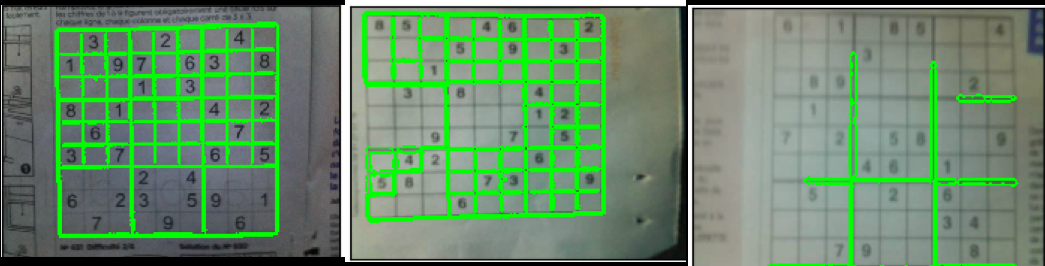
#> input picture report/images/bad_images.png, 1045 x 266 px
$ python -i prob_hough.py   (imports and definitions only)
#> lines starting #> are read from the running program, lines starting #| are printed output that depends on the picture; after the words box and inside, x2 and y2 are one past the last pixel; in counts of white or black regions, pixels touching at a corner belong together
#> further down, picture is the input picture: shape (266, 1045, 3); mean B, G, R 105.9, 139.4, 104.5
import fnmatch
import os
import cv2
import numpy as np
from matplotlib import pyplot as plt


#   Extracts all the .jpg files in a directory and returns it as a list.
# [17 lines left out: functions get_list_of_files, distance_between, not called in this run]


def preprocess_image(img):
    # Convert the image to gray-scale
    gray_scale = cv2.cvtColor(img, cv2.COLOR_BGR2GRAY)
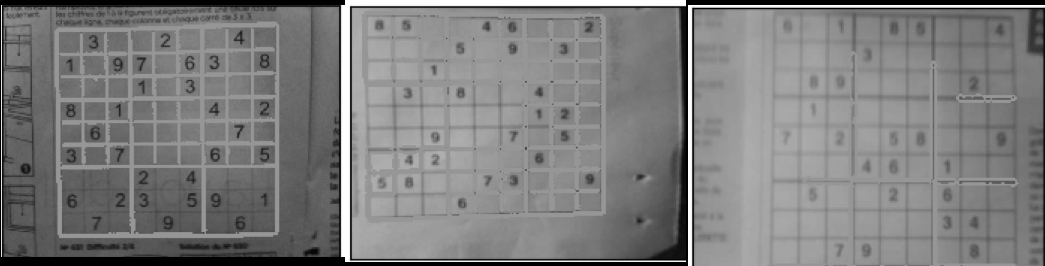
#> gray_scale: shape (266, 1045); min 0, max 255, mean 125.2

    # Smooth it
    # blured_gray = cv2.GaussianBlur(gray_scale, (3, 3), 0)
    blured_gray = cv2.GaussianBlur(gray_scale, (11, 11), 0)
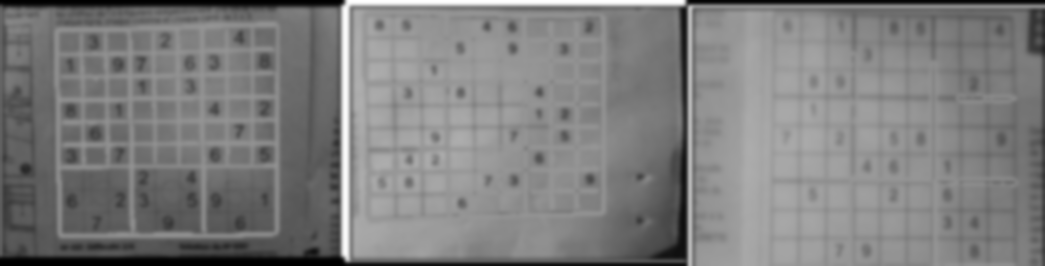
#> blured_gray: shape (266, 1045); min 0, max 255, mean 125.3

    # Apply adaptive threshold
    thresh = cv2.adaptiveThreshold(blured_gray, 255,
                                   cv2.ADAPTIVE_THRESH_MEAN_C,
                                   cv2.THRESH_BINARY, 5, 2)
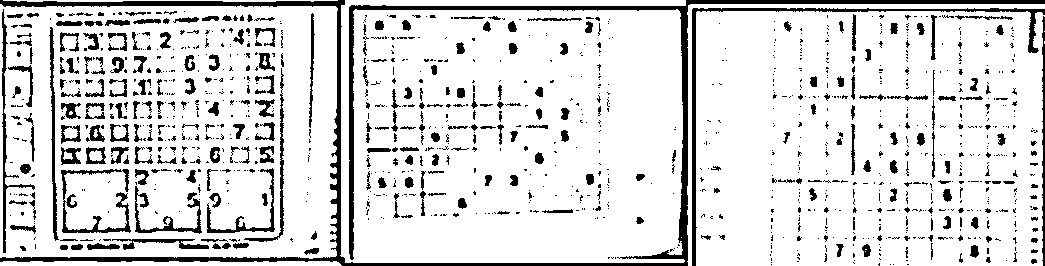
#> thresh: shape (266, 1045); 86% white; 1177 black regions (902 under 20 px), largest, box (x1, y1, x2, y2) and area: (0, 0, 1045, 266) 11266, (692, 8, 1045, 266) 2229, (61, 169, 131, 233) 953

    # Makes the boarders white
    cv2.bitwise_not(thresh, thresh)

    # Dilate with a plus shaped kernel to connect back the disconnected parts
    kernel = np.array([[0, 1, 0],
                       [1, 1, 1],
                       [0, 1, 0]], np.uint8)

    dilated = cv2.dilate(thresh, kernel)
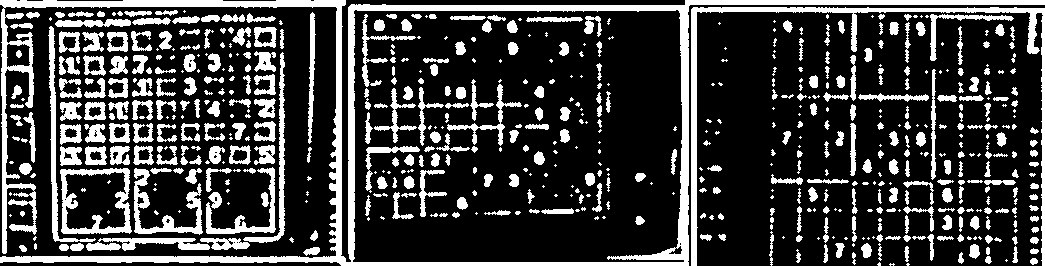
#> dilated: shape (266, 1045); 24.1% white; 611 white regions (231 under 20 px), largest, box (x1, y1, x2, y2) and area: (0, 0, 1045, 266) 18271, (691, 7, 1045, 266) 4556, (60, 168, 132, 234) 1557

    # plot_images(thresh, dilated)
    return dilated


# [88 lines left out: functions plot_images, get_corners, draw_corners, crop_sudoku_grid, extract_rectangles, not called in this run]


# [20 lines not run here, left out]

>>> import cv2
>>> picture = cv2.imread('report/images/bad_images.png')
>>> result = preprocess_image(picture)
